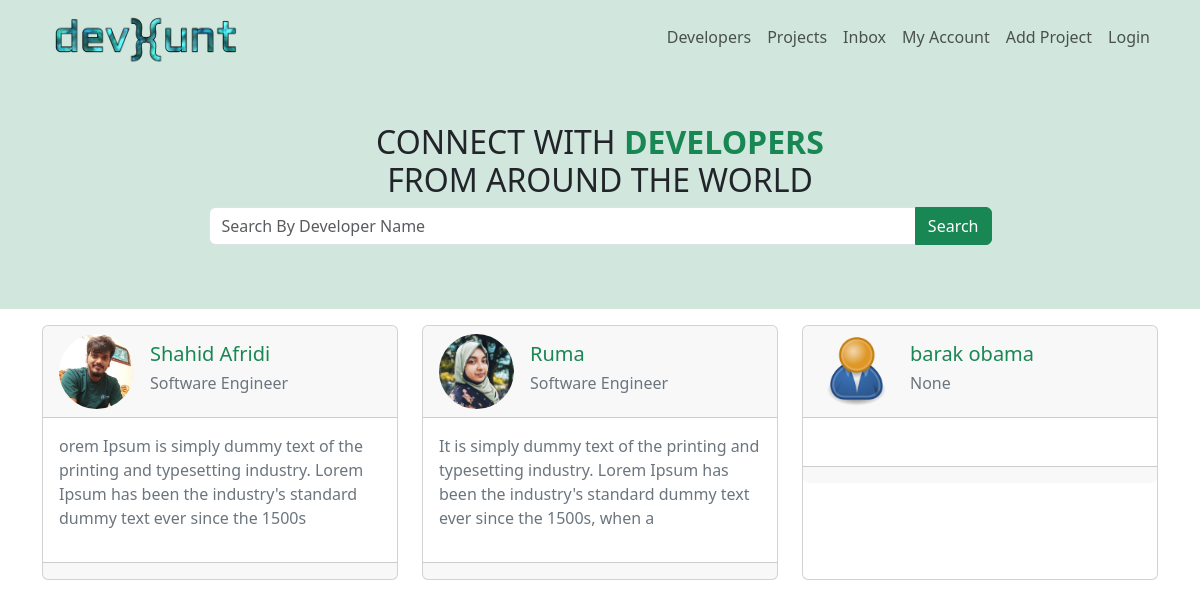
The app's page /, older data.
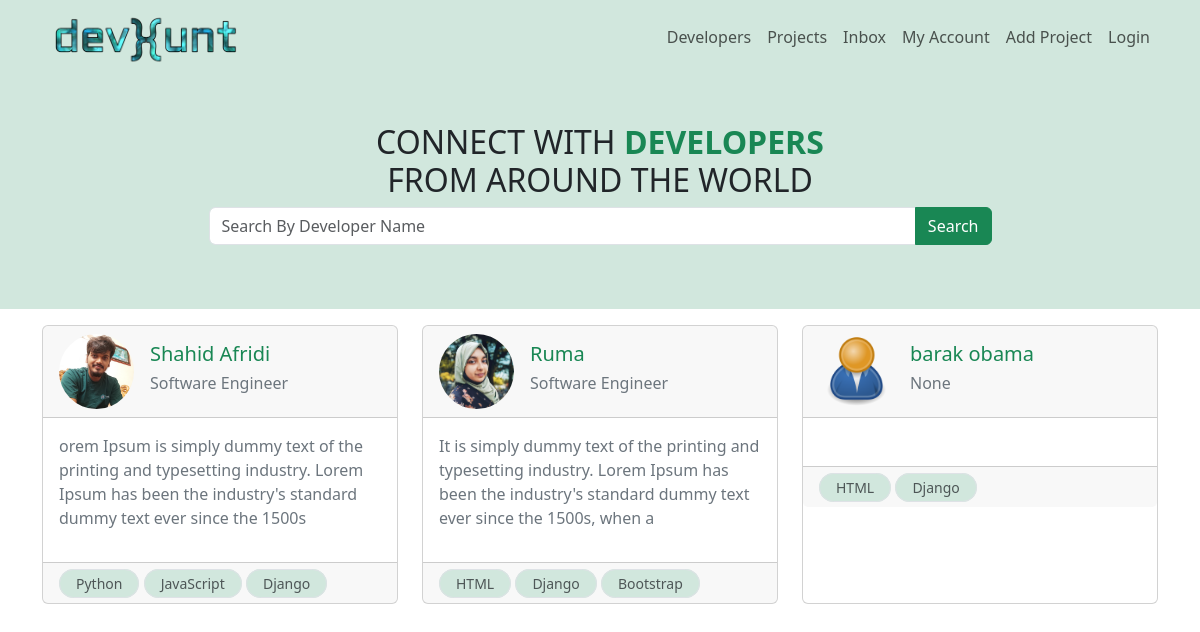
The same page, newer data.
### users/models.py (models this page shows, shortened)
class Profile(models.Model):
    user = models.OneToOneField(
        User, on_delete=models.CASCADE, blank=True, null=True)
    name = models.CharField(max_length=255, blank=True, null=True)
    email = models.EmailField(max_length=500, blank=True, null=True)
    username = models.CharField(max_length=255, blank=True, null=True)
    short_intro = models.CharField(max_length=200, blank=True, null=True)
    location = models.CharField(max_length=200, blank=True, null=True)
    bio = models.TextField(blank=True, null=True)
    profile_image = models.ImageField(
        blank=True, null=True, upload_to='profiles/', default='profiles/user-default.png')
    social_github = models.CharField(max_length=200, blank=True, null=True)
    social_twitter = models.CharField(max_length=200, blank=True, null=True)
    social_linkedin = models.CharField(max_length=200, blank=True, null=True)
    social_youtube = models.CharField(max_length=200, blank=True, null=True)
    social_website = models.CharField(max_length=200, blank=True, null=True)
    created_at = models.DateTimeField(auto_now_add=True)
    id = models.UUIDField(default=uuid.uuid4, unique=True,
                          primary_key=True, editable=False)

class Skill(models.Model):
    owner = models.ForeignKey(Profile, on_delete=models.CASCADE, null=True, blank=True)
    name = models.CharField(max_length=200, blank=True, null=True)
    description = models.TextField(null=True, blank=True)
    created_at = models.DateTimeField(auto_now_add=True)
    id = models.UUIDField(default=uuid.uuid4, unique=True,
                          primary_key=True, editable=False)

### users/views.py (the view)
# urls.py: path('', views.profiles, name='profiles'),
def profiles(request):
    profiles = Profile.objects.all()
    context = {
        'profiles': profiles
    }
    return render(request, 'users/profiles.html', context)

### users/templates/users/profiles.html (shortened to what this page needs)
{% extends 'main.html' %}
{% block content %}
<div class=" bg-success-subtle">
    <div class='container text-center p-5'>
        <h2>CONNECT WITH <span class='text-success' style="font-weight: 800;">DEVELOPERS</span> <br> FROM AROUND THE WORLD</h2>
        <div class="input-group mb-3 m-auto w-75">
            <input type="text" class="form-control" placeholder="Search By Developer Name" aria-label="Recipient's username" aria-describedby="button-addon2">
            <button class="btn  btn-success" type="button" id="button-addon2">Search</button>
        </div>
    </div>
</div>
<div class="container mt-3">
    <div class="row row-cols-1 row-cols-md-3 g-4">
        {% for profile in profiles %}
        <div class="col ">
            <a class="text-decoration-none " href="{% url 'profile' profile.id %}" >
          <div class="card h-100 ">
            <div class='card-header'>
                <div class='d-flex align-items-center'>
                    <div>
                        <img src="{{ profile.profile_image.url}}" class="rounded-circle" style="width: 75px;" alt="Avatar" />
                    </div>
                    <div class='ps-3'>
                        <h5 class="text-success card-title ">{{profile.name}}</h5>
                        <h6 class='text-secondary'>{{ profile.short_intro }}</h6>
                    </div>
                </div>
            </div>
            <div class="card-body">
              <p class="text-secondary">
                {{ profile.bio|slice:"150" }}
              </p>
            </div>
            </a>
            <div class="card-footer">
                {% for skill in profile.skill_set.all|slice:"3" %}
                <small class="border border-1 py-1 px-3  bg-success-subtle text-body-secondary rounded-pill">{{skill.name}}</small>
                {% endfor %}
            </div>
          </div>
        </div>
        {% endfor %}
{% endblock content %}

### templates/main.html (shortened to what this page needs)
<!doctype html>
{% load static %}
<html lang="en">
  <head>
    <link href="https://cdn.jsdelivr.net/npm/bootstrap@5.3.0-alpha3/dist/css/bootstrap.min.css" rel="stylesheet">
    <link rel="stylesheet" href="https://cdnjs.cloudflare.com/ajax/libs/font-awesome/4.7.0/css/font-awesome.min.css">
    <link rel="stylesheet" href="{% static 'styles/main.css' %}">
  </head>
  <body>
    {% include 'navbar.html' %}
    <div class="">
        {% block content %}
        {% endblock content %}
  </body>
</html>

### templates/navbar.html (shortened to what this page needs)
{% load static %}
<nav class="navbar navbar-expand-lg bg-success-subtle">
  <div class="container">
    <a class="navbar-brand w-25 p-0 m-0" href="{% url 'profiles' %}">
      <img class="w-75" src="{% static 'images/devhunt.png' %}" alt="devHuntLogo">
    </a>
    <div class="collapse navbar-collapse" id="navbarTogglerDemo03">
      <ul class="navbar-nav ms-auto mb-2 mb-lg-0">
        <li class="nav-item ">
          <a class="nav-link" href="{% url 'profiles' %}">Developers</a>
        </li>
        <li class="nav-item">
          <a class="nav-link" href="{% url 'projects' %}">Projects</a>
        </li>
        <li class="nav-item">
          <a class="nav-link" href="{% url 'create-project' %}">Inbox</a>
        </li>
        <li class="nav-item">
          <a class="nav-link" href="{% url 'create-project' %}">My Account</a>
        </li>
        <li class="nav-item">
          <a class="nav-link" href="{% url 'create-project' %}">Add Project</a>
        </li>
        <li class="nav-item">
          {% if request.user.is_authenticated %}
          <a class="nav-link btn btn-outline-danger" href="{% url 'login' %}">Logout</a>
          {% else %}
          <a class="nav-link btn btn-outline-success " href="{% url 'login' %}">Login</a>
          {% endif %}
        </li>
      </ul>
    </div>
  </div>
</nav>

Row changes from the older to the newer data that the page shows:
added Skill: name "Python", shown under Profile "Shahid Afridi"
added Skill: name "JavaScript", shown under Profile "Shahid Afridi"
added Skill: name "Django", shown under Profile "Shahid Afridi"
added Skill: name "HTML", shown under Profile "Ruma"
added Skill: name "Django", shown under Profile "Ruma"
added Skill: name "Bootstrap", shown under Profile "Ruma"
added Skill: name "HTML", shown under Profile "barak obama"
added Skill: name "Django", shown under Profile "barak obama"
